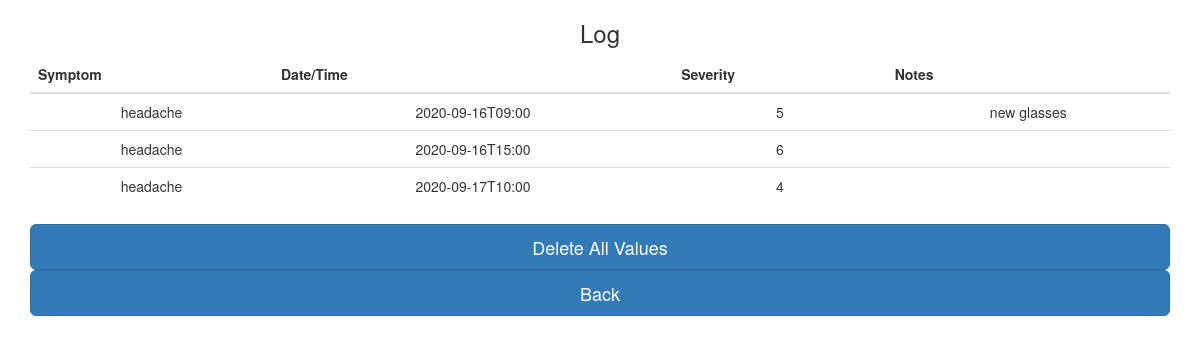
Page /log (signed in) on the committed database.
### tables this page shows
CREATE TABLE "symptom_table" (
	"username"	message_text,
	"symptom"	message_text,
	"datetime"	message_text,
	"severity"	NUMERIC,
	"notes"	message_text
);

### app.py (the view)
@app.route('/log')
def log():
    if not session.get('logged_in'):
        return redirect('/error')
    username = session['username']
    symptoms = get_symptoms(username)
    return render_template('log.html', symptoms=symptoms)

### app.py (called while the page is built)
@app.after_request
def add_header(r):
    r.headers["Cache-Control"] = "no-cache, no-store, must-revalidate"
    r.headers["Pragma"] = "no-cache"
    r.headers["Expires"] = "0"
    r.headers['Cache-Control'] = 'public, max-age=0'
    return r

### src/db.py (called while the page is built)
def find_symptoms(username):
    conn = sqlite3.connect(db)
    c = conn.cursor()
    symptoms = c.execute('''SELECT * FROM symptom_table WHERE username=?;''',
                         (username, )).fetchall()
    conn.commit()
    conn.close()
    return symptoms

### src/track.py (called while the page is built)
def get_symptoms(username):
    return find_symptoms(username)

### templates/log.html
{% extends 'base.html' %}
{% block content %}
<div class="container text-center">
    <h3>Log</h3>
    <table class="table">
        <thead>
        <tr>
            <th>Symptom</th>
            <th>Date/Time</th>
            <th>Severity</th>
            <th>Notes</th>
        </tr>
        </thead>
        <tbody>
        {% for symptom_data in symptoms %}
            <tr>
                <td>{{ symptom_data[1] }}</td>
                <td>{{ symptom_data[2] }}</td>
                <td>{{ symptom_data[3] }}</td>
                <td>{{ symptom_data[4] }}</td>
            </tr>
        {% endfor %}
        </tbody>
    </table>
    <form action="/deleted" method="POST">
        <input type="submit" value="Delete All Values" class="btn btn-primary btn-lg btn-block">
    </form>
     <form action="/dashboard">
         <input type="submit" value="Back" class="btn btn-primary btn-lg btn-block">
     </form>
</div>
{% endblock %}

### rows in the picture
symptom_table: symptom "headache", datetime "2020-09-16T09:00", severity "5", notes "new glasses"
symptom_table: symptom "headache", datetime "2020-09-16T15:00", severity "6"
symptom_table: symptom "headache", datetime "2020-09-17T10:00", severity "4"
